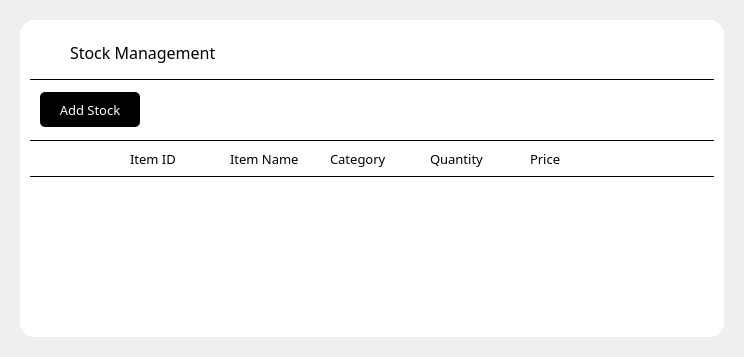
            <widget class="QWidget" name="page_5">
             <layout class="QGridLayout" name="gridLayout_12">
              <property name="leftMargin">
               <number>0</number>
              </property>
              <property name="topMargin">
               <number>0</number>
              </property>
              <property name="rightMargin">
               <number>0</number>
              </property>
              <property name="bottomMargin">
               <number>0</number>
              </property>
              <property name="spacing">
               <number>0</number>
              </property>
              <item row="0" column="0">
               <widget class="QWidget" name="content_5" native="true">
                <layout class="QGridLayout" name="gridLayout_13">
                 <property name="leftMargin">
                  <number>20</number>
                 </property>
                 <property name="topMargin">
                  <number>20</number>
                 </property>
                 <property name="rightMargin">
                  <number>20</number>
                 </property>
                 <property name="bottomMargin">
                  <number>20</number>
                 </property>
                 <property name="spacing">
                  <number>0</number>
                 </property>
                 <item row="0" column="0">
                  <widget class="QFrame" name="content_frame_5">
                   <property name="styleSheet">
                    <string notr="true">background-color: rgb(255, 255, 255);
border-radius: 15px;</string>
                   </property>
                   <property name="frameShape">
                    <enum>QFrame::StyledPanel</enum>
                   </property>
                   <property name="frameShadow">
                    <enum>QFrame::Raised</enum>
                   </property>
                   <layout class="QGridLayout" name="gridLayout_14">
                    <property name="leftMargin">
                     <number>0</number>
                    </property>
                    <property name="topMargin">
                     <number>0</number>
                    </property>
                    <property name="rightMargin">
                     <number>0</number>
                    </property>
                    <property name="bottomMargin">
                     <number>0</number>
                    </property>
                    <property name="spacing">
                     <number>0</number>
                    </property>
                    <item row="1" column="0">
                     <widget class="QFrame" name="middle_frame_5">
                      <property name="minimumSize">
                       <size>
                        <width>0</width>
                        <height>50</height>
                       </size>
                      </property>
                      <property name="maximumSize">
                       <size>
                        <width>16777215</width>
                        <height>50</height>
                       </size>
                      </property>
                      <property name="frameShape">
                       <enum>QFrame::StyledPanel</enum>
                      </property>
                      <property name="frameShadow">
                       <enum>QFrame::Raised</enum>
                      </property>
                      <layout class="QGridLayout" name="gridLayout_72">
                       <property name="leftMargin">
                        <number>10</number>
                       </property>
                       <property name="topMargin">
                        <number>0</number>
                       </property>
                       <property name="rightMargin">
                        <number>10</number>
                       </property>
                       <property name="bottomMargin">
                        <number>0</number>
                       </property>
                       <property name="spacing">
                        <number>0</number>
                       </property>
                       <item row="0" column="2">
                        <widget class="QFrame" name="frame">
                         <property name="frameShape">
                          <enum>QFrame::StyledPanel</enum>
                         </property>
                         <property name="frameShadow">
                          <enum>QFrame::Raised</enum>
                         </property>
                         <layout class="QGridLayout" name="gridLayout_16">
                          <property name="leftMargin">
                           <number>10</number>
                          </property>
                          <property name="topMargin">
                           <number>0</number>
                          </property>
                          <property name="rightMargin">
                           <number>10</number>
                          </property>
                          <property name="bottomMargin">
                           <number>0</number>
                          </property>
                          <property name="horizontalSpacing">
                           <number>10</number>
                          </property>
                          <property name="verticalSpacing">
                           <number>0</number>
                          </property>
                          <item row="0" column="1">
                           <spacer name="horizontalSpacer_4">
                            <property name="orientation">
                             <enum>Qt::Horizontal</enum>
                            </property>
                            <property name="sizeHint" stdset="0">
                             <size>
                              <width>564</width>
                              <height>20</height>
                             </size>
                            </property>
                           </spacer>
                          </item>
                          <item row="0" column="0">
                           <widget class="QPushButton" name="openAddStockDialog_btn">
                            <property name="minimumSize">
                             <size>
                              <width>100</width>
                              <height>35</height>
                             </size>
                            </property>
                            <property name="maximumSize">
                             <size>
                              <width>100</width>
                              <height>35</height>
                             </size>
                            </property>
                            <property name="font">
                             <font>
                              <family>Satoshi Medium</family>
                              <pointsize>10</pointsize>
                              <bold>false</bold>
                             </font>
                            </property>
                            <property name="styleSheet">
                             <string notr="true">background-color: rgb(0, 0, 0);
border-radius: 5px;
color: white;</string>
                            </property>
                            <property name="text">
                             <string>Add Stock</string>
                            </property>
                           </widget>
                          </item>
                         </layout>
                        </widget>
                       </item>
                      </layout>
                     </widget>
                    </item>
                    <item row="2" column="0">
                     <widget class="QFrame" name="bottom_frame_5">
                      <property name="frameShape">
                       <enum>QFrame::StyledPanel</enum>
                      </property>
                      <property name="frameShadow">
                       <enum>QFrame::Raised</enum>
                      </property>
                      <layout class="QGridLayout" name="gridLayout_17">
                       <property name="leftMargin">
                        <number>10</number>
                       </property>
                       <property name="topMargin">
                        <number>5</number>
                       </property>
                       <property name="rightMargin">
                        <number>10</number>
                       </property>
                       <property name="bottomMargin">
                        <number>5</number>
                       </property>
                       <property name="spacing">
                        <number>0</number>
                       </property>
                       <item row="0" column="0">
                        <widget class="QTableWidget" name="tableWidget_4">
                         <property name="enabled">
                          <bool>true</bool>
                         </property>
                         <property name="minimumSize">
                          <size>
                           <width>0</width>
                           <height>0</height>
                          </size>
                         </property>
                         <property name="font">
                          <font>
                           <family>Satoshi</family>
                           <pointsize>11</pointsize>
                          </font>
                         </property>
                         <property name="focusPolicy">
                          <enum>Qt::NoFocus</enum>
                         </property>
                         <property name="styleSheet">
                          <string notr="true">QTableWidget#tableWidget_4 QHeaderView::section {
	background-color: transparent;
	border: none;
	border-bottom:1px solid black ;
	border-top:1px solid black ;
	font-family: Satoshi;
	font-size: 13px;
	height:35px;
}
</string>
                         </property>
                         <property name="frameShape">
                          <enum>QFrame::NoFrame</enum>
                         </property>
                         <property name="frameShadow">
                          <enum>QFrame::Plain</enum>
                         </property>
                         <property name="lineWidth">
                          <number>0</number>
                         </property>
                         <property name="editTriggers">
                          <set>QAbstractItemView::NoEditTriggers</set>
                         </property>
                         <property name="showDropIndicator" stdset="0">
                          <bool>false</bool>
                         </property>
                         <property name="dragDropOverwriteMode">
                          <bool>false</bool>
                         </property>
                         <property name="alternatingRowColors">
                          <bool>false</bool>
                         </property>
                         <property name="selectionMode">
                          <enum>QAbstractItemView::SingleSelection</enum>
                         </property>
                         <property name="selectionBehavior">
                          <enum>QAbstractItemView::SelectRows</enum>
                         </property>
                         <property name="showGrid">
                          <bool>false</bool>
                         </property>
                         <property name="gridStyle">
                          <enum>Qt::NoPen</enum>
                         </property>
                         <property name="sortingEnabled">
                          <bool>false</bool>
                         </property>
                         <property name="wordWrap">
                          <bool>false</bool>
                         </property>
                         <property name="cornerButtonEnabled">
                          <bool>false</bool>
                         </property>
                         <property name="rowCount">
                          <number>5</number>
                         </property>
                         <attribute name="horizontalHeaderCascadingSectionResizes">
                          <bool>false</bool>
                         </attribute>
                         <attribute name="horizontalHeaderHighlightSections">
                          <bool>false</bool>
                         </attribute>
                         <attribute name="horizontalHeaderStretchLastSection">
                          <bool>true</bool>
                         </attribute>
                         <attribute name="verticalHeaderVisible">
                          <bool>false</bool>
                         </attribute>
                         <attribute name="verticalHeaderCascadingSectionResizes">
                          <bool>false</bool>
                         </attribute>
                         <attribute name="verticalHeaderHighlightSections">
                          <bool>true</bool>
                         </attribute>
                         <attribute name="verticalHeaderShowSortIndicator" stdset="0">
                          <bool>false</bool>
                         </attribute>
                         <attribute name="verticalHeaderStretchLastSection">
                          <bool>false</bool>
                         </attribute>
                         <row/>
                         <row/>
                         <row/>
                         <row/>
                         <row/>
                         <column>
                          <property name="text">
                           <string/>
                          </property>
                          <property name="textAlignment">
                           <set>AlignLeading|AlignVCenter</set>
                          </property>
                         </column>
                         <column>
                          <property name="text">
                           <string>Item ID</string>
                          </property>
                          <property name="textAlignment">
                           <set>AlignLeading|AlignVCenter</set>
                          </property>
                         </column>
                         <column>
                          <property name="text">
                           <string>Item Name</string>
                          </property>
                          <property name="textAlignment">
                           <set>AlignLeading|AlignVCenter</set>
                          </property>
                         </column>
                         <column>
                          <property name="text">
                           <string>Category</string>
                          </property>
                          <property name="textAlignment">
                           <set>AlignLeading|AlignVCenter</set>
                          </property>
                         </column>
                         <column>
                          <property name="text">
                           <string>Quantity</string>
                          </property>
                          <property name="textAlignment">
                           <set>AlignLeading|AlignVCenter</set>
                          </property>
                         </column>
                         <column>
                          <property name="text">
                           <string>Price</string>
                          </property>
                          <property name="textAlignment">
                           <set>AlignLeading|AlignVCenter</set>
                          </property>
                         </column>
                         <item row="0" column="1">
                          <property name="text">
                           <string/>
                          </property>
                         </item>
                        </widget>
                       </item>
                      </layout>
                     </widget>
                    </item>
                    <item row="0" column="0">
                     <widget class="QFrame" name="top_frame_5">
                      <property name="minimumSize">
                       <size>
                        <width>0</width>
                        <height>65</height>
                       </size>
                      </property>
                      <property name="maximumSize">
                       <size>
                        <width>16777215</width>
                        <height>65</height>
                       </size>
                      </property>
                      <property name="frameShape">
                       <enum>QFrame::StyledPanel</enum>
                      </property>
                      <property name="frameShadow">
                       <enum>QFrame::Raised</enum>
                      </property>
                      <layout class="QGridLayout" name="gridLayout_15">
                       <property name="leftMargin">
                        <number>10</number>
                       </property>
                       <property name="topMargin">
                        <number>5</number>
                       </property>
                       <property name="rightMargin">
                        <number>10</number>
                       </property>
                       <property name="bottomMargin">
                        <number>5</number>
                       </property>
                       <property name="spacing">
                        <number>0</number>
                       </property>
                       <item row="0" column="0">
                        <widget class="QFrame" name="frame_14">
                         <property name="frameShape">
                          <enum>QFrame::StyledPanel</enum>
                         </property>
                         <property name="frameShadow">
                          <enum>QFrame::Raised</enum>
                         </property>
                         <layout class="QGridLayout" name="gridLayout_74">
                          <property name="leftMargin">
                           <number>0</number>
                          </property>
                          <property name="topMargin">
                           <number>0</number>
                          </property>
                          <property name="rightMargin">
                           <number>0</number>
                          </property>
                          <property name="bottomMargin">
                           <number>0</number>
                          </property>
                          <property name="spacing">
                           <number>0</number>
                          </property>
                          <item row="0" column="1">
                           <widget class="QLabel" name="label_5">
                            <property name="font">
                             <font>
                              <family>Satoshi Medium</family>
                              <pointsize>12</pointsize>
                              <bold>false</bold>
                              <strikeout>false</strikeout>
                              <stylestrategy>PreferAntialias</stylestrategy>
                              <kerning>true</kerning>
                             </font>
                            </property>
                            <property name="styleSheet">
                             <string notr="true"/>
                            </property>
                            <property name="text">
                             <string>Stock Management</string>
                            </property>
                           </widget>
                          </item>
                          <item row="0" column="0">
                           <widget class="QPushButton" name="inventory_icon_5">
                            <property name="sizePolicy">
                             <sizepolicy hsizetype="Fixed" vsizetype="Fixed">
                              <horstretch>0</horstretch>
                              <verstretch>0</verstretch>
                             </sizepolicy>
                            </property>
                            <property name="minimumSize">
                             <size>
                              <width>40</width>
                              <height>40</height>
                             </size>
                            </property>
                            <property name="maximumSize">
                             <size>
                              <width>40</width>
                              <height>40</height>
                             </size>
                            </property>
                            <property name="styleSheet">
                             <string notr="true">QPushButton {
	color: rgb(55, 50, 52);
	background-color: rgb(255, 255, 255);
	border: none;
}
QPushButton:hover {
	background-color: #f5f5f5;
	border-radius: 5px;
}


</string>
                            </property>
                            <property name="text">
                             <string/>
                            </property>
                            <property name="icon">
                             <iconset resource="Icons/icons.qrc">
                              <normaloff>:/icons/boxes.svg</normaloff>:/icons/boxes.svg</iconset>
                            </property>
                            <property name="iconSize">
                             <size>
                              <width>20</width>
                              <height>20</height>
                             </size>
                            </property>
                           </widget>
                          </item>
                         </layout>
                        </widget>
                       </item>
                       <item row="1" column="0">
                        <widget class="Line" name="line_4">
                         <property name="maximumSize">
                          <size>
                           <width>16777215</width>
                           <height>1</height>
                          </size>
                         </property>
                         <property name="styleSheet">
                          <string notr="true">background-color: rgb(0, 0, 0);</string>
                         </property>
                         <property name="orientation">
                          <enum>Qt::Horizontal</enum>
                         </property>
                        </widget>
                       </item>
                      </layout>
                     </widget>
                    </item>
                   </layout>
                  </widget>
                 </item>
                </layout>
               </widget>
              </item>
             </layout>
            </widget>
